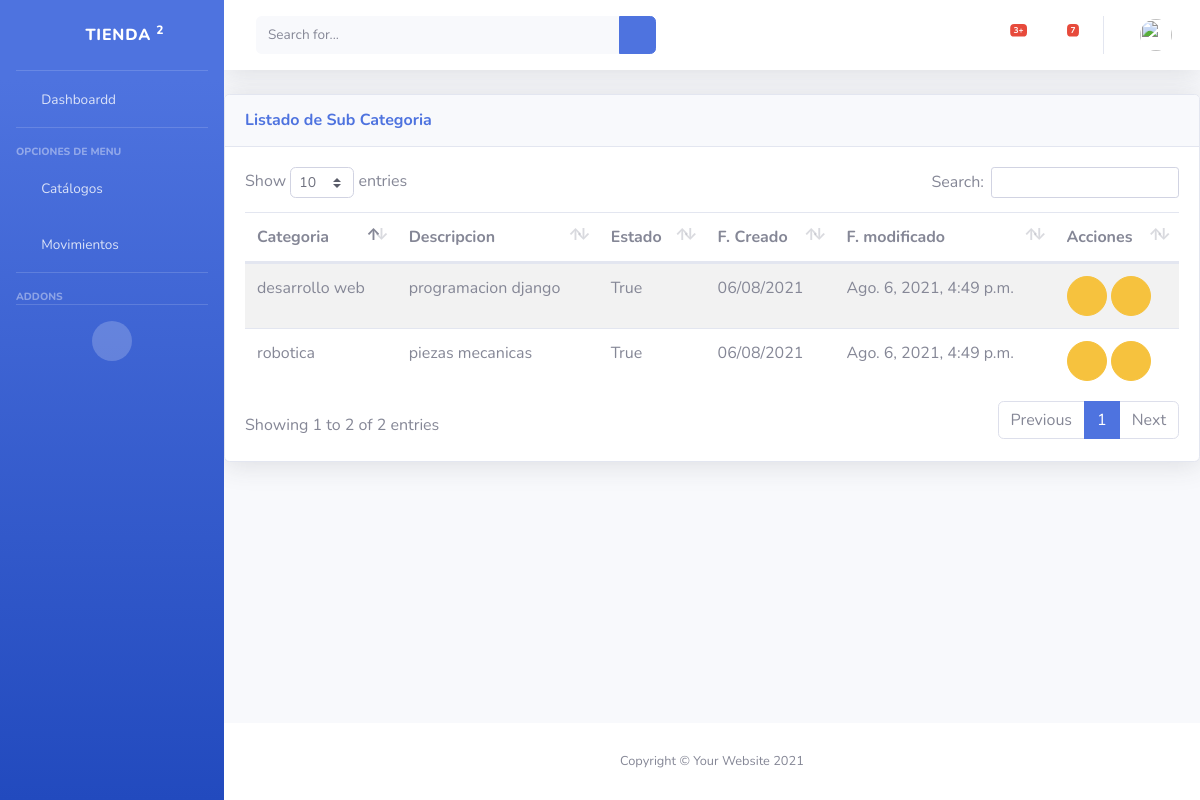
The page /inv/subcategory/ (signed in) on the database its author committed.
### inv/models.py (models this page shows, shortened)
class SubCategory(Class_Modelo):
    categoria=models.ForeignKey(Category,on_delete=models.CASCADE)
    description = models.CharField(max_length=250,verbose_name="Descripcion",help_text = 'descripcion de la categoria')
    class Meta:
        verbose_name ="Sub Categoria"
        verbose_name_plural ="Sub Categorias"
        unique_together = ('categoria','description')

class Category(Class_Modelo):
    description = models.CharField(max_length=250,verbose_name="Descripcion",help_text = 'descripcion de la categoria',unique=True)
    class Meta:
        verbose_name ="Categoria"
        verbose_name_plural ="Categorias"
    def __str__(self):
        return self.description

### inv/views.py (the view)
# urls.py: path('subcategory/',views.Subcategoryview,name='subcategory'),
@login_required(login_url='login')
@permission_required('inv.view_subcategory',login_url='SinPrivilegios')
def Subcategoryview(request):
    subcategorias =SubCategory.objects.all()
    return render(request,'inv/subcategoria_list.html',{
        'subcategorias':subcategorias
    })

### inv/templates/inv/subcategoria_list.html (shortened to what this page needs)
{% extends "base/base.html" %}
{%load static%}
{%block page_content %}
<div class="card shadow mb-4">
                                <div
                                    class="card-header py-3 d-flex flex-row align-items-center justify-content-between">
                                    <h6 class="m-0 font-weight-bold text-primary">Listado de Sub Categoria</h6>
                                    <div class="dropdown no-arrow">
                                        <a class="dropdown-toggle" href="#" role="button" id="dropdownMenuLink"
                                            data-toggle="dropdown" aria-haspopup="true" aria-expanded="false">
                                            <i class="fas fa-ellipsis-v fa-sm fa-fw text-gray-400"></i>
                                        </a>
                                    </div>
                                </div>
                                <div class="card-body">
                                   {%if not subcategorias %}
                                       <div class= "alert alert-info">No hay Sub categorias</div>
                                    {%else%}
                                    <table class="table table-striped table-hover">
                                        <thead>
                                                <th> Categoria </th>
                                                <th> Descripcion </th>
                                                <th> Estado</th>
                                                <th> F. Creado</th>
                                                <th> F. modificado</th>
                                                <th class="all">Acciones </th>
                                        </thead>
                                        <tbody>
                                        {% for item in subcategorias %}
                                            <tr>
                                                <td> {{item.categoria}}</td>
                                                <td>{{ item.description}} </td>
                                                <td> {{ item.estado}}</td>
                                                <td> {{ item.created_at|date:"d/m/Y"}}</td>
                                                <td> {{ item.update_at }}</td>
                                                <td>
                                                   <a onclick="return abrir_modal('{% url 'editarSubCategoria' id=item.id%}')" href="#" class="btn btn-warning btn-circle" role="button"><i class =" far fa-edit"></i> </a>
                                                    <a href="{% url 'deleteSub' id=item.id %}" class="btn btn-warning btn-circle" role="button"><i class =" far fa-trash-alt"></i> </a>
                                                </td>
                                            </tr>
                                        {% endfor %}
                                        </tbody>
                                    </table>
                                {%endif %}
                                </div>
                            </div>
                            {%endblock%}

### rows shown on the page
SubCategory: categoria "desarrollo web", description "programacion django", estado "True", created_at "06/08/2021", update_at "Ago. 6, 2021, 4:49 p.m."
SubCategory: categoria "robotica", description "piezas mecanicas", estado "True", created_at "06/08/2021", update_at "Ago. 6, 2021, 4:49 p.m."
